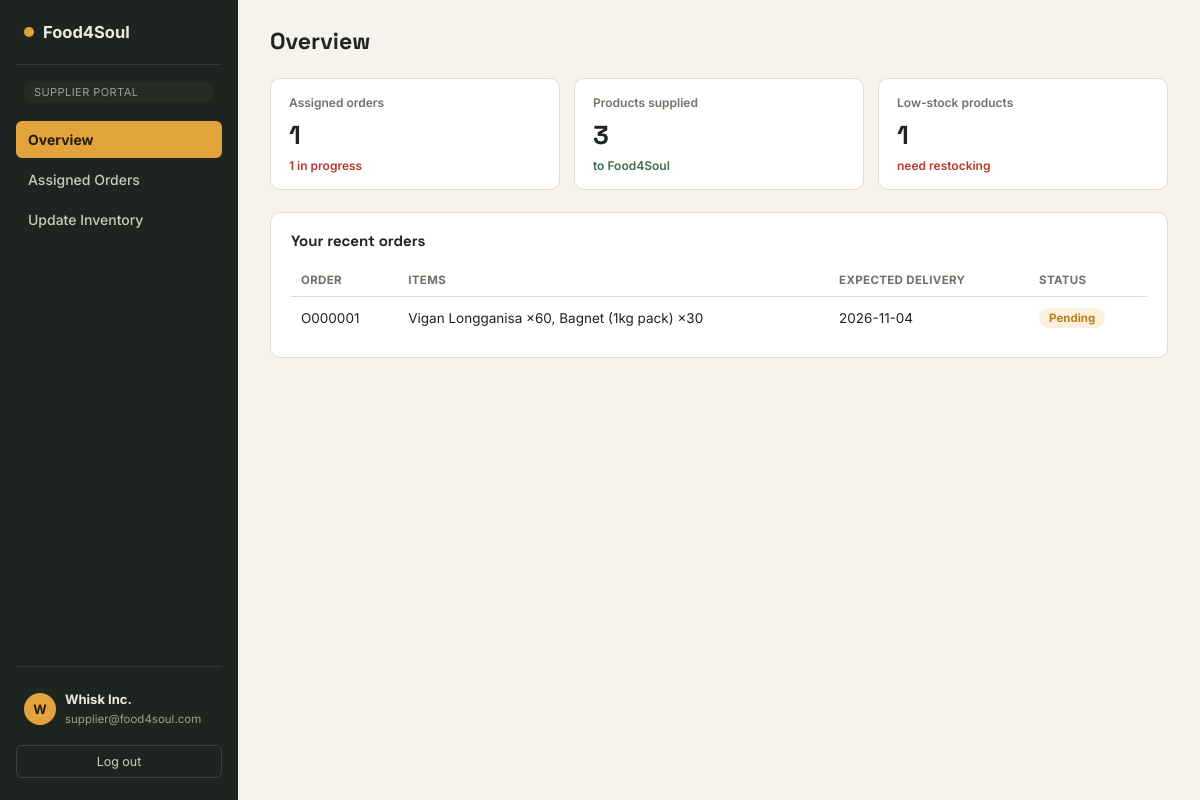
Screenshot of /supplier/dashboard.php (signed in) with the database file from the repository.
### tables this page shows
CREATE TABLE orders (
  Order_ID                VARCHAR(10) PRIMARY KEY,
  Order_Date              DATE NOT NULL,
  Expected_Delivery_Date  DATE,
  Status                  ENUM('Pending','Processing','Delivered','Cancelled') DEFAULT 'Pending',
  Supplier_ID             VARCHAR(10),
  CONSTRAINT fk_orders_supplier
    FOREIGN KEY (Supplier_ID) REFERENCES suppliers(Supplier_ID) ON DELETE SET NULL
);

### includes/auth.php (called while the page is built, shortened)
<?php
function current_user() {
    return $_SESSION['user'] ?? null;
}

### includes/functions.php (called while the page is built, shortened)
<?php
function badge_class($status) {
    $map = [
        'Delivered' => 'ok', 'In Stock' => 'ok',
        'Pending' => 'warn', 'Low Stock' => 'bad',
        'Processing' => 'neutral', 'Cancelled' => 'bad',
        'Unread' => 'warn', 'Read' => 'neutral',
    ];
    return $map[$status] ?? 'neutral';
}
function get_low_stock_products(PDO $pdo, ?string $supplierId = null): array {
    $sql = "SELECT p.*, i.Reorder_Level
            FROM products p
            JOIN inventory i ON i.Product_ID = p.Product_ID
            WHERE p.Current_Stock_Quantity <= i.Reorder_Level";
    $params = [];
    if ($supplierId) {
        $sql .= " AND p.Supplier_ID = ?";
        $params[] = $supplierId;
    }
    $stmt = $pdo->prepare($sql);
    $stmt->execute($params);
    return $stmt->fetchAll();
}

### supplier/dashboard.php (the view, shortened to what this page needs)
<?php
require_once __DIR__ . '/../includes/auth.php';
require_once __DIR__ . '/../includes/functions.php';
$supplierId = current_user()['Supplier_ID'];
$stmt = $pdo->prepare("SELECT * FROM orders WHERE Supplier_ID = ? ORDER BY Order_Date DESC");
$stmt->execute([$supplierId]);
$orders = $stmt->fetchAll();
$pending  = count(array_filter($orders, fn($o) => $o['Status'] !== 'Delivered'));
$lowStock = get_low_stock_products($pdo, $supplierId);
$pc = $pdo->prepare("SELECT COUNT(*) FROM products WHERE Supplier_ID = ?");
$pc->execute([$supplierId]);
$productCount = $pc->fetchColumn();
$itemsStmt = $pdo->prepare("SELECT od.Quantity, p.Product_Name FROM order_details od JOIN products p ON p.Product_ID = od.Product_ID WHERE od.Order_ID = ?");
require __DIR__ . '/../includes/header.php';
?>
<div class="topbar"><h1>Overview</h1></div>
<div class="kpi-row">
  <div class="kpi"><div class="label">Assigned orders</div><div class="num"><?= count($orders) ?></div><div class="delta warn"><?= $pending ?> in progress</div></div>
  <div class="kpi"><div class="label">Products supplied</div><div class="num"><?= (int)$productCount ?></div><div class="delta up">to Food4Soul</div></div>
  <div class="kpi"><div class="label">Low-stock products</div><div class="num"><?= count($lowStock) ?></div><div class="delta warn">need restocking</div></div>
</div>
<div class="panel">
  <h3>Your recent orders</h3>
  <div class="table-scroll"><table>
    <thead><tr><th>Order</th><th>Items</th><th>Expected delivery</th><th>Status</th></tr></thead>
    <tbody>
      <?php foreach ($orders as $o):
        $itemsStmt->execute([$o['Order_ID']]);
        $itemStr = implode(', ', array_map(fn($i) => $i['Product_Name'] . ' ×' . $i['Quantity'], $itemsStmt->fetchAll()));
      ?>
        <tr>
          <td><?= htmlspecialchars($o['Order_ID']) ?></td>
          <td><?= htmlspecialchars($itemStr) ?></td>
          <td><?= htmlspecialchars($o['Expected_Delivery_Date']) ?></td>
          <td><span class="badge <?= badge_class($o['Status']) ?>"><?= htmlspecialchars($o['Status']) ?></span></td>
        </tr>
      <?php endforeach; ?>
    </tbody>
  </table></div>
</div>
<?php require __DIR__ . '/../includes/footer.php'; ?>

### assets/css/style.css (style rules this page uses)
:root { --ink:#1E2420; --ink-soft:#3A433C; --paper:#F6F3EC; --paper-raised:#FFFFFF; --line:#E2DCCB; --marigold:#E2A33D; --marigold-deep:#B97F1F; --basil:#3E6B52; --basil-soft:#E6EEE7; --paprika:#B23A2E; --paprika-soft:#F7E4DF; --slate:#6E7368; --radius-sm:6px; --radius-md:10px; --radius-lg:18px; }
* { box-sizing:border-box; }
html,body { height:100%; }
body { margin:0;font-family:'Inter',system-ui,sans-serif;background:var(--paper);color:var(--ink); }
h1,h2,h3,.num { font-family:'Space Grotesk',system-ui,sans-serif; }
.topbar { display:flex;align-items:center;justify-content:space-between;margin-bottom:22px;gap:16px;flex-wrap:wrap; }
.topbar h1 { font-size:23px;margin:0; }
.kpi-row { display:grid;grid-template-columns:repeat(auto-fit,minmax(190px,1fr));gap:14px;margin-bottom:22px; }
.kpi { background:var(--paper-raised);border:1px solid var(--line);border-radius:var(--radius-md);padding:16px 18px; }
.kpi .label { font-size:12px;color:var(--slate);font-weight:600;margin-bottom:8px; }
.kpi .num { font-size:26px;font-weight:700; }
.kpi .delta { font-size:12px;margin-top:6px;font-weight:600; }
.kpi .delta.up { color:var(--basil); }
.kpi .delta.warn { color:var(--paprika); }
.panel { background:var(--paper-raised);border:1px solid var(--line);border-radius:var(--radius-md);padding:18px 20px;margin-bottom:20px; }
.panel h3 { font-size:15px;margin:0 0 14px;display:flex;align-items:center;justify-content:space-between; }
.table-scroll { overflow-x:auto; }
table { width:100%;border-collapse:collapse;font-size:13.5px; }
th { text-align:left;font-size:11.5px;text-transform:uppercase;letter-spacing:.03em;color:var(--slate);padding:9px 10px;border-bottom:1px solid var(--line); }
td { padding:11px 10px;border-bottom:1px solid var(--line);vertical-align:middle; }
tr:last-child td { border-bottom:none; }
.badge { display:inline-block;padding:3px 10px;border-radius:999px;font-size:11.5px;font-weight:700; }
.badge.warn { background:#FBF0DC;color:var(--marigold-deep); }

### rows the page displays
orders: Status "1", Order_ID "O000001", itemStr "Vigan Longganisa ×60, Bagnet (1kg pack) ×30", Expected_Delivery_Date "2026-11-04", Status "Pending"

### other values shown
$role "SUPPLIER"
$label "Overview"
$label "Assigned Orders"
$label "Update Inventory"
mb_substr($user['Full_Name'] ?? '?', 0, 1) "W"
$user['Full_Name'] "Whisk Inc."
$user['Email_Address'] "supplier@food4soul.com"
count($orders) "1"
$productCount "3"
count($lowStock) "1"
